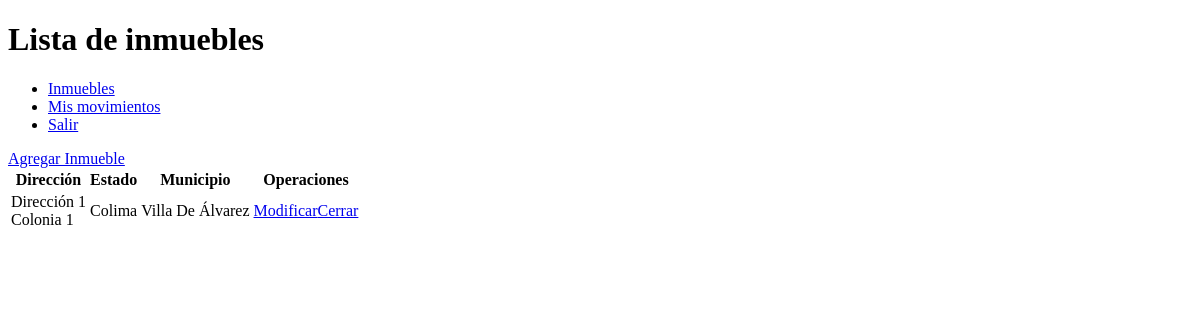
The page /lista_propiedades.php (signed in) on the database as committed earlier.
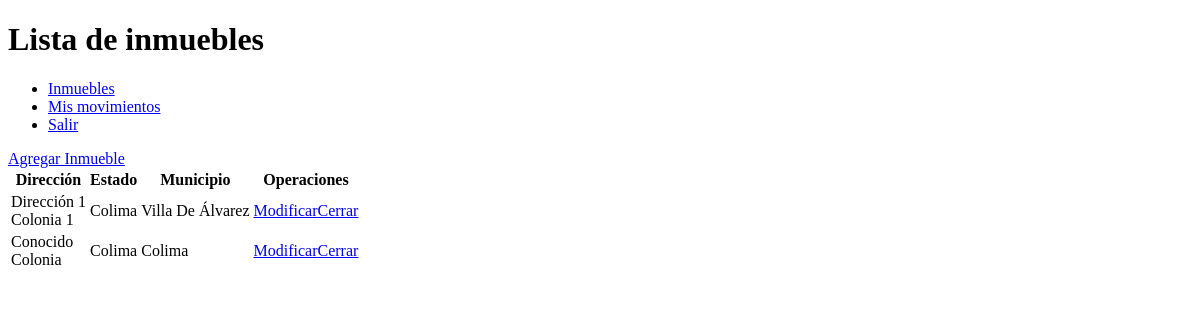
The same page on the database as committed later.
### tables this page shows
CREATE TABLE IF NOT EXISTS `propiedades` (
  `IdPropiedad` int(11) NOT NULL AUTO_INCREMENT,
  `Direccion` varchar(250) NOT NULL,
  `Colonia` varchar(100) NOT NULL,
  `Estado` varchar(20) NOT NULL,
  `Municipio` varchar(20) NOT NULL,
  `Construccion` varchar(20) NOT NULL,
  `Unidad1` varchar(10) NOT NULL,
  `Terreno` int(11) NOT NULL,
  `Unidad2` varchar(10) NOT NULL,
  `Precio` int(11) NOT NULL,
  `Moneda` varchar(10) NOT NULL,
  `Piso` int(11) NOT NULL,
  `Cochera` varchar(10) NOT NULL,
  `Cuarto` varchar(10) NOT NULL,
  `Bath` varchar(10) NOT NULL,
  `TOperacion` varchar(10) NOT NULL,
  `Antiguedad` varchar(20) NOT NULL,
  `TPropiedad` varchar(20) NOT NULL,
  `FInicio` varchar(10) NOT NULL,
  `FFin` varchar(10) NOT NULL,
  `Foto1` varchar(250) NOT NULL,
  `Foto2` varchar(250) NOT NULL,
  `Foto3` varchar(250) NOT NULL,
  `Foto4` varchar(250) NOT NULL,
  `Foto5` varchar(250) NOT NULL,
  `Foto6` varchar(250) NOT NULL,
  `Descripcion` varchar(500) NOT NULL,
  `Coordenadas` varchar(100) NOT NULL,
  `Disponible` varchar(2) NOT NULL,
  PRIMARY KEY (`IdPropiedad`)
);

### api/dbConfig.php (called while the page is built, shortened)
<?php
	$dbName="mapavende";
?>

### api/consultas.php (called while the page is built, shortened)
<?php
	function consultar($query){
		require('dbConfig.php');
		$conexion =  mysql_connect($serverAddress, $user, $passwd);
		$resultado= mysql_query($query, $conexion);
		$i=0;
		while ($reg2=mysql_fetch_array($resultado)){
			$arreglo[$i]=$reg2;
			$i++;
		}
		if($i==0){
			return $reg2;
		}
		else{
			return $arreglo;
		}
	}
?>

### lista_propiedades.php (the view, shortened to what this page needs)
<?php include("api/security.php");
	include("api/consultas.php");
	$propiedades= consultar("SELECT * FROM propiedades WHERE Disponible='Si'"); ?>
<!DOCTYPE html>
<html>
	<head>
	<head>
	<body>
		<h1>Lista de inmuebles</h1>
		<div>
			<ul>
				<li><a href="lista_propiedades.php">Inmuebles</a></li>
				<li><a href="mis_movimientos.php">Mis movimientos</a></li>
				<li><a href="api/exit.php">Salir</a></li>
			</ul>
		</div>
		<div>
			<a href="agregar.php">Agregar Inmueble</a>
		<?php if($propiedades) { ?>
		<table>
			<thead>
				<th>Dirección</th>
				<th>Estado</th>
				<th>Municipio</th>
				<th>Operaciones</th>
			</thead>
			<tbody>
			<?php
				foreach ($propiedades as $propiedad){
				echo "<tr><td>".$propiedad["Direccion"]."</br>".$propiedad["Colonia"]."</td>";
				echo "<td>".$propiedad["Estado"]."</td>";
				echo "<td>".$propiedad["Municipio"]."</td>";
				echo "<td><a href=". ("editar.php?id=". $propiedad["IdPropiedad"]) .">Modificar</a>";
				echo "<a href=". ("baja.php?id=". $propiedad["IdPropiedad"]) .">Cerrar</a></td></tr>";
				}
			} else {
			echo "<p>No tienes ninguna propiedad</p>";
			}
			?>
		</table>
	</body>
</html>

Rows that differ between the two databases and show on the page:
added propiedades: Direccion "Conocido", Colonia "Colonia", Estado "Colima", Municipio "Colima"
